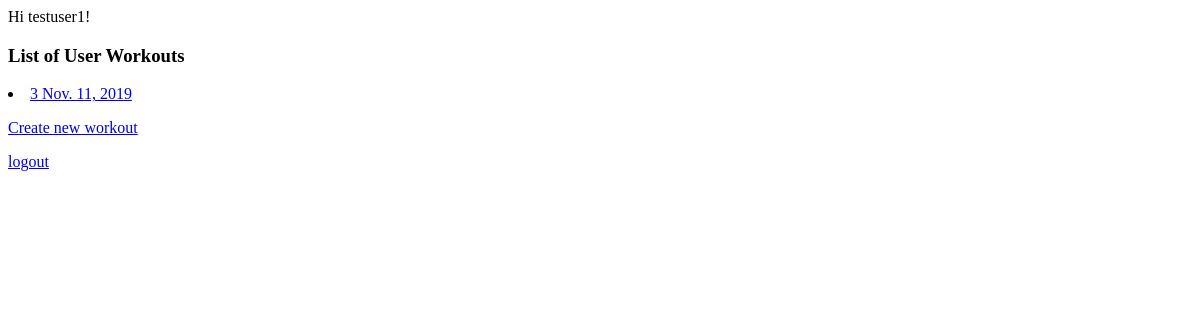
The page / (signed in) on the database as committed earlier.
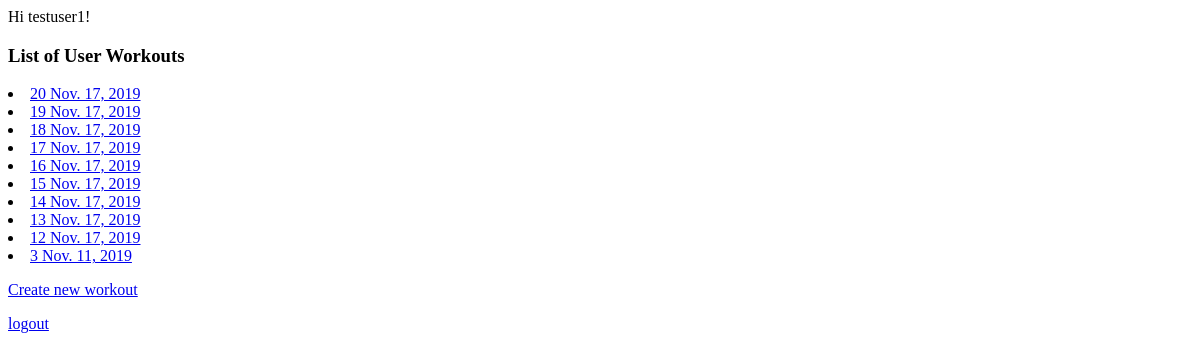
The same page on the database as committed later.
### exerlogger/models.py (models this page shows, shortened)
class Workout(TimeStampedModel):
    date = models.DateField(_("date"), default=date.today)
    user = models.ForeignKey(User, verbose_name=_("user"), on_delete=models.CASCADE, default=1)
    class Meta:
        verbose_name = _("workout")
        verbose_name_plural = _("workouts")

### exerlogger/views.py (the view)
# urls.py: path('', user_homepage, name='home'),
@login_required
def user_homepage(request, self=None):
    context = {}
    all_drills = Drill.objects.all()
    context.update({'all_drills': all_drills})
    all_exercises = Exercise.objects.all()
    context.update({'all_exercises': all_exercises})
    user_workouts = Workout.objects.filter(user=request.user).order_by('-id')
    context.update({'user_workouts': user_workouts})
    return render(request, 'userspace/index.html', context)

### templates/userspace/index.html (shortened to what this page needs)
{% extends 'userspace/base.html' %}
{% block content %}
{% if user.is_authenticated %}
  Hi {{ user.username }}!
    <h3>List of User Workouts</h3>
    {% for workout in user_workouts %}
    <tr>
      <li><a href="{% url 'workout_detail' workout.id %}"> {{ workout.id}} {{ workout.date }} </a></li>
    </tr>
    {% endfor %}
  <p><a href="{% url 'new_workout' %}">Create new workout</a></p>
  <p><a href="{% url 'logout' %}">logout</a></p>
{% else %}
  <p>You are not logged in</p>
  <a href="{% url 'login' %}">login</a>
{% endif %}
{% endblock %}

### templates/userspace/base.html (shortened to what this page needs)
<!DOCTYPE html>
<html>
<head>
</head>
<body>
  <main>
    {% block content %}
    {% endblock %}
  </main>
</body>
</html>

Rows that differ between the two databases and show on the page:
added Workout: id "20", date "Nov. 17, 2019"
added Workout: id "19", date "Nov. 17, 2019"
added Workout: id "18", date "Nov. 17, 2019"
added Workout: id "17", date "Nov. 17, 2019"
added Workout: id "16", date "Nov. 17, 2019"
added Workout: id "15", date "Nov. 17, 2019"
added Workout: id "14", date "Nov. 17, 2019"
added Workout: id "13", date "Nov. 17, 2019"
added Workout: id "12", date "Nov. 17, 2019"
